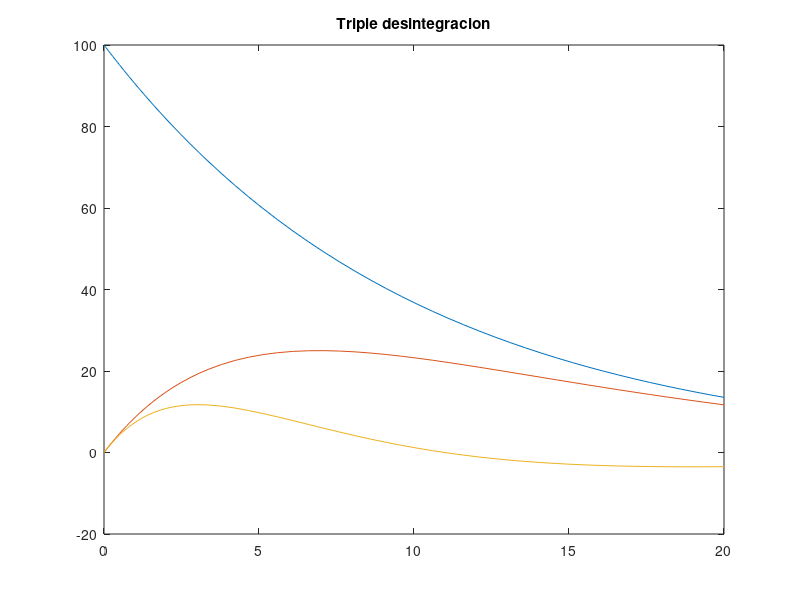

This figure's MATLAB source:
a = 0.1;
b = 0.2;
c = 0.3;
x0(1) = 100;
x0(2) = 0;
x0(3) = 0;
tf = 20;
tspan = [0 tf];
fg = @(t,x) [-a.*x(1); a.*x(1) - b.*x(2); a.*x(1) - b.*x(2) - c.*x(3)];
[t,x] = ode45(fg, tspan, x0);
plot(t,x);
title('Triple desintegracion');